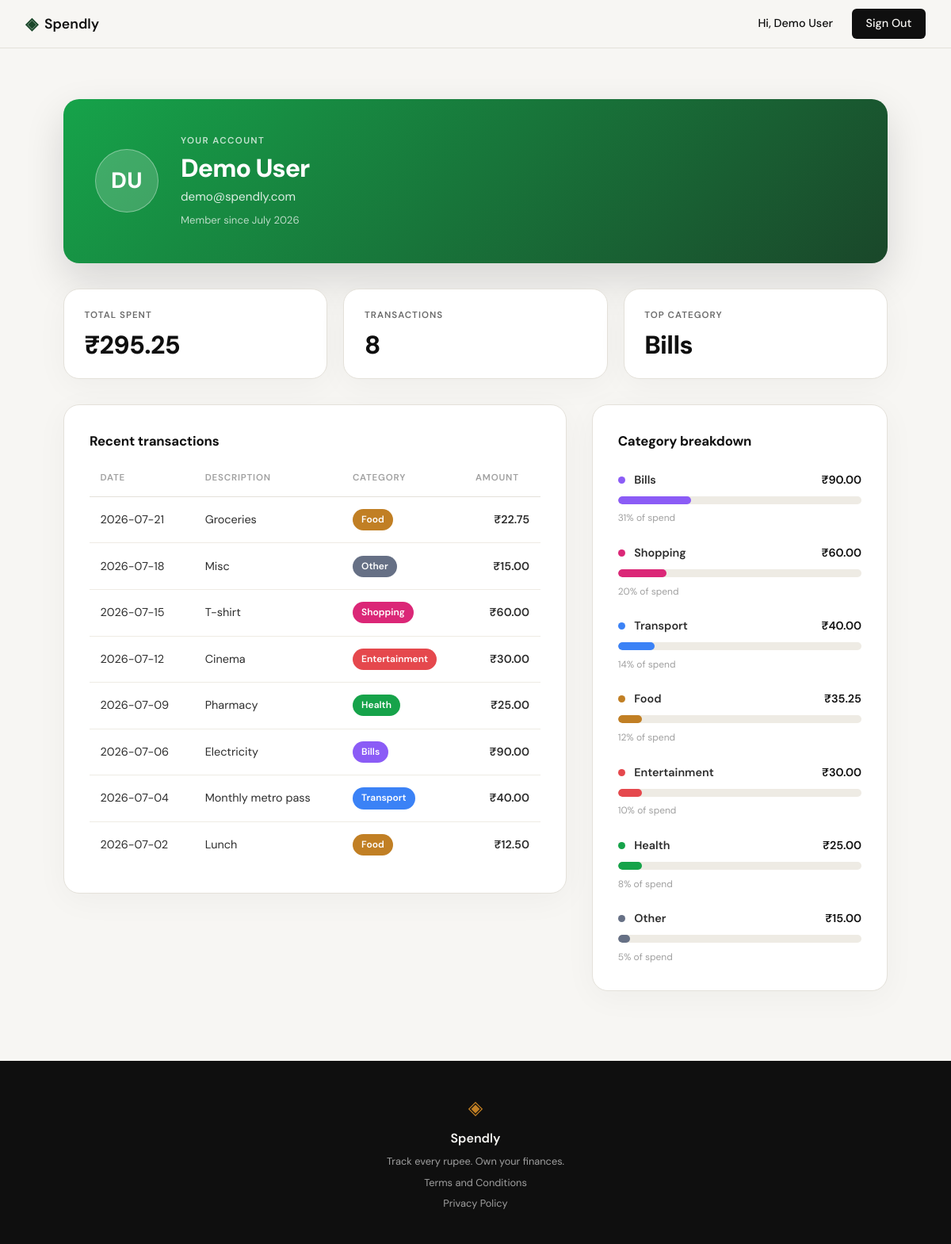
Screenshot of /profile (signed in) with the database file from the repository.
### tables this page shows
CREATE TABLE users (
            id INTEGER PRIMARY KEY AUTOINCREMENT,
            name TEXT NOT NULL,
            email TEXT UNIQUE NOT NULL,
            password_hash TEXT NOT NULL,
            created_at TEXT DEFAULT (datetime('now'))
        );

CREATE TABLE expenses (
            id INTEGER PRIMARY KEY AUTOINCREMENT,
            user_id INTEGER NOT NULL,
            amount REAL NOT NULL,
            category TEXT NOT NULL,
            date TEXT NOT NULL,
            description TEXT,
            created_at TEXT DEFAULT (datetime('now')),
            FOREIGN KEY (user_id) REFERENCES users (id)
        );

### app.py (the view)
@app.route("/profile")
def profile():
    user_id = session.get("user_id")
    if not user_id:
        return redirect(url_for("login"))
    account = get_user_by_id(user_id)
    if account is None:
        session.clear()
        return redirect(url_for("login"))
    user = {
        "name": account["name"],
        "email": account["email"],
        "initials": build_initials(account["name"]),
        "member_since": format_member_since(account["created_at"]),
    }
    stats = get_summary_stats(user_id)
    summary = {
        "total_spent": "{:,.2f}".format(stats["total_spent"]),
        "transaction_count": stats["transaction_count"],
        "top_category": stats["top_category"],
    }
    transactions = [
        {
            "date": t["date"],
            "description": t["description"],
            "category": t["category"],
            "amount": "{:,.2f}".format(t["amount"]),
        }
        for t in get_recent_transactions(user_id)
    ]
    breakdown = [
        {
            "category": c["category"],
            "amount": "{:,.2f}".format(c["amount"]),
            "pct": c["pct"],
            "width_class": "bar-w" + str(round(c["pct"] / 5) * 5),
        }
        for c in get_category_breakdown(user_id)
    ]
    return render_template(
        "profile.html",
        user=user,
        summary=summary,
        transactions=transactions,
        breakdown=breakdown,
    )

### app.py (called while the page is built)
def build_initials(name):
    parts = (name or "").split()
    initials = "".join(part[0] for part in parts[:2])
    return initials.upper() or "?"

def format_member_since(created_at):
    try:
        return datetime.strptime(created_at, "%Y-%m-%d %H:%M:%S").strftime("%B %Y")
    except (TypeError, ValueError):
        return "—"

### database/db.py (called while the page is built)
def get_db():
    conn = sqlite3.connect(DB_PATH)
    conn.row_factory = sqlite3.Row
    conn.execute("PRAGMA foreign_keys = ON")
    return conn

def get_user_by_id(user_id):
    conn = get_db()
    user = conn.execute(
        "SELECT * FROM users WHERE id = ?", (user_id,)
    ).fetchone()
    conn.close()
    return user

def get_summary_stats(user_id):
    conn = get_db()
    total_row = conn.execute(
        "SELECT COALESCE(SUM(amount), 0), COUNT(*) FROM expenses WHERE user_id = ?",
        (user_id,),
    ).fetchone()
    category_row = conn.execute(
        "SELECT category FROM expenses WHERE user_id = ? "
        "GROUP BY category ORDER BY SUM(amount) DESC LIMIT 1",
        (user_id,),
    ).fetchone()
    conn.close()
    transaction_count = total_row[1]
    if transaction_count == 0:
        return {"total_spent": 0, "transaction_count": 0, "top_category": "—"}
    top_category = category_row[0] if category_row is not None else "—"
    return {
        "total_spent": float(total_row[0]),
        "transaction_count": transaction_count,
        "top_category": top_category,
    }

def get_recent_transactions(user_id, limit=10):
    conn = get_db()
    rows = conn.execute(
        "SELECT date, description, category, amount "
        "FROM expenses "
        "WHERE user_id = ? "
        "ORDER BY date DESC, id DESC "
        "LIMIT ?",
        (user_id, limit),
    ).fetchall()
    conn.close()
    return [dict(row) for row in rows]

### templates/profile.html (shortened to what this page needs)
{% extends "base.html" %}
{% block content %}
<section class="profile">
    <div class="profile-inner">
        <div class="profile-hero">
            <div class="profile-avatar" aria-hidden="true">{{ user.initials }}</div>
            <div class="profile-hero-meta">
                <span class="profile-eyebrow">Your account</span>
                <h1 class="profile-name">{{ user.name }}</h1>
                <p class="profile-email">{{ user.email }}</p>
                <p class="profile-since">Member since {{ user.member_since }}</p>
            </div>
        </div>
        <div class="profile-stats">
            <div class="profile-stat">
                <span class="profile-stat-label">Total spent</span>
                <span class="profile-stat-value">₹{{ summary.total_spent }}</span>
            </div>
            <div class="profile-stat">
                <span class="profile-stat-label">Transactions</span>
                <span class="profile-stat-value">{{ summary.transaction_count }}</span>
            </div>
            <div class="profile-stat">
                <span class="profile-stat-label">Top category</span>
                <span class="profile-stat-value">{{ summary.top_category }}</span>
            </div>
        </div>
        <div class="profile-grid">
            <div class="profile-card">
                <h2 class="profile-section-title">Recent transactions</h2>
                {% if transactions %}
                <div class="profile-table-wrap">
                    <table class="profile-table">
                        <thead>
                            <tr>
                                <th>Date</th>
                                <th>Description</th>
                                <th>Category</th>
                                <th class="profile-amount">Amount</th>
                            </tr>
                        </thead>
                        <tbody>
                            {% for tx in transactions %}
                            <tr>
                                <td class="profile-date">{{ tx.date }}</td>
                                <td>{{ tx.description }}</td>
                                <td>
                                    <span class="cat-badge cat-{{ tx.category|lower }}">{{ tx.category }}</span>
                                </td>
                                <td class="profile-amount">₹{{ tx.amount }}</td>
                            </tr>
                            {% endfor %}
                        </tbody>
                    </table>
                </div>
                {% else %}
                <div class="profile-empty">
                    <p class="profile-empty-title">No transactions yet</p>
                    <p class="profile-empty-text">Your recent expenses will show up here once you start tracking.</p>
                </div>
                {% endif %}
            </div>
            <div class="profile-card">
                <h2 class="profile-section-title">Category breakdown</h2>
                {% if breakdown %}
                <div class="profile-breakdown">
                    {% for c in breakdown %}
                    <div class="profile-bar-row">
                        <div class="profile-bar-head">
                            <span class="profile-bar-cat">
                                <span class="cat-dot cat-{{ c.category|lower }}" aria-hidden="true"></span>
                                {{ c.category }}
                            </span>
                            <span class="profile-bar-amt">₹{{ c.amount }}</span>
                        </div>
                        <div class="profile-bar-track">
                            <div class="profile-bar-fill cat-{{ c.category|lower }} {{ c.width_class }}"></div>
                        </div>
                        <span class="profile-bar-pct">{{ c.pct }}% of spend</span>
                    </div>
                    {% endfor %}
                </div>
                {% else %}
                <div class="profile-empty">
                    <p class="profile-empty-title">Nothing to break down</p>
                    <p class="profile-empty-text">Add expenses to see where your money goes.</p>
                </div>
                {% endif %}
            </div>
        </div>
    </div>
</section>
{% endblock %}

### templates/base.html (shortened to what this page needs)
<!DOCTYPE html>
<html lang="en">
<head>
    <link rel="stylesheet" href="{{ url_for('static', filename='css/style.css') }}">
</head>
<body>
    <nav class="navbar">
        <div class="nav-inner">
            <a href="{{ url_for('landing') }}" class="nav-brand">
                <span class="brand-icon">◈</span>
                <span class="brand-name">Spendly</span>
            </a>
            <div class="nav-links">
                {% if session.get('user_id') %}
                <span>Hi, {{ session['user_name'] }}</span>
                <a href="{{ url_for('logout') }}" class="nav-cta">Sign Out</a>
                {% else %}
                <a href="{{ url_for('login') }}">Sign in</a>
                <a href="{{ url_for('register') }}" class="nav-cta">Get started</a>
                {% endif %}
            </div>
        </div>
    </nav>
    <main class="main-content">
        {% block content %}{% endblock %}
    </main>
    <footer class="footer">
        <div class="footer-inner">
            <span class="brand-icon">◈</span>
            <span class="footer-name">Spendly</span>
            <p class="footer-copy">Track every rupee. Own your finances.</p>
            <a href="{{ url_for('terms') }}">Terms and Conditions</a>
            <a href="{{ url_for('privacy') }}">Privacy Policy</a>
        </div>
    </footer>
</body>
</html>

### rows the page displays
users: user_name "Demo User", name "Demo User", email "demo@spendly.com"
expenses: top_category "Bills", date "2026-07-06", description "Electricity", category "Bills", amount "90.00", pct "31"
expenses: date "2026-07-21", description "Groceries", category "Food", amount "22.75"
expenses: date "2026-07-18", description "Misc", category "Other", amount "15.00", pct "5"
expenses: date "2026-07-15", description "T-shirt", category "Shopping", amount "60.00", pct "20"
expenses: date "2026-07-12", description "Cinema", category "Entertainment", amount "30.00", pct "10"
expenses: date "2026-07-09", description "Pharmacy", category "Health", amount "25.00", pct "8"
expenses: date "2026-07-04", description "Monthly metro pass", category "Transport", amount "40.00", pct "14"
expenses: date "2026-07-02", description "Lunch", category "Food", amount "12.50"

### other values shown
{{ user.initials }} "DU"
{{ user.member_since }} "July 2026"
{{ summary.total_spent }} "295.25"
{{ summary.transaction_count }} "8"
{{ c.category }} "Food"
{{ c.amount }} "35.25"
{{ c.pct }} "12"
